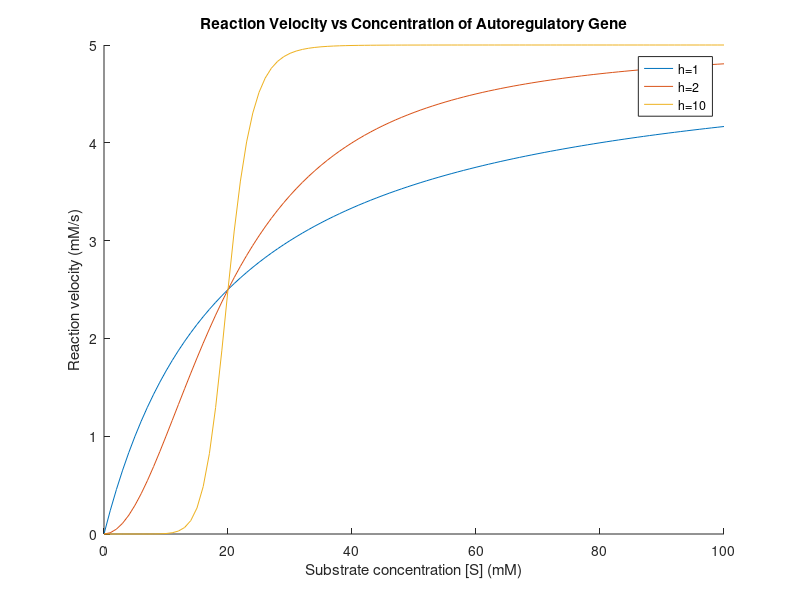

This figure's MATLAB source:
close
n = 100;
s = (0 : 1 : n);
h = [1, 2, 10];
vMax = 5.0; % 5.0 mM/s
k = 20.0; % 20.0 mM
y = zeros(3, n); % 3 x 100 array
for i = 1 : length(h)
    for j = 1 : length(s)
        sh = s(j) .^ h(i);
        y(i, j) = (vMax * sh) / (k .^ h(i) + sh);
        fprintf("y(%d, %d): %d\n", i, j, y(i, j));
    end
end
for i = 1 : size(y, 1)
  hold on
  plot(s, y(i, :));
  hold off
end
title("Reaction Velocity vs Concentration of Autoregulatory Gene");
xlabel("Substrate concentration [S] (mM)");
ylabel("Reaction velocity (mM/s)");
legend("h=1", "h=2", "h=10");
    